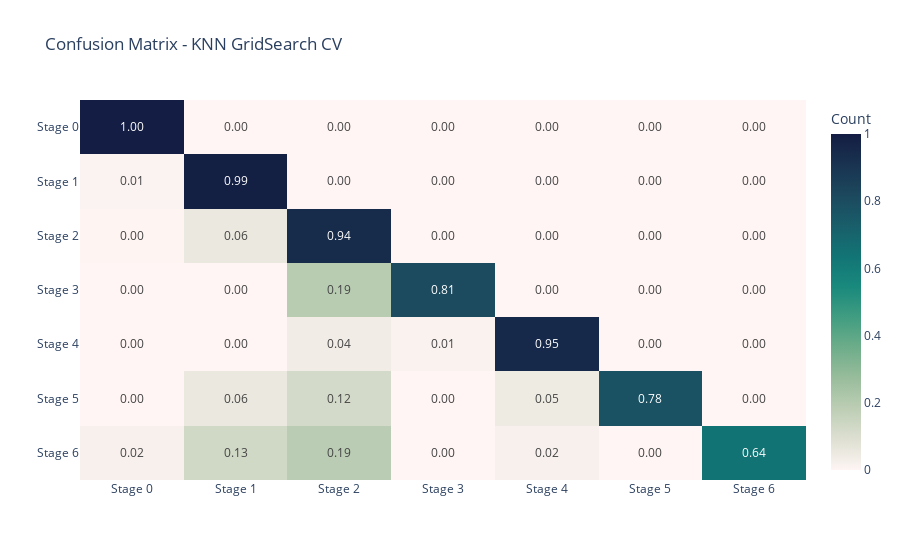

This figure's notebook cell:
### Code cell
cm = confusion_matrix(target_true, target_pred)
cm_percent = cm.astype("float") / cm.sum(axis=1)[:, np.newaxis]

# Custom labels
labels = [f"Stage {i}" for i in range(7)]

# Create a heatmap using Plotly
fig = px.imshow(
    cm_percent,
    text_auto=".2f",
    aspect="auto",
    title="Confusion Matrix - KNN GridSearch CV",
    labels=dict(color="Count"),
    x=labels,
    y=labels,
    color_continuous_scale=px.colors.sequential.tempo,
)

fig.show()

### Figure 1 — Plotly figure (JSON) as saved in the notebook; plotly's stock layout.template omitted (floating-point values rounded to 4 significant figures)
{"data": [{"coloraxis": "coloraxis", "hovertemplate": "x: %{x}<br>y: %{y}<br>Count: %{z}<extra></extra>", "name": "0", "texttemplate": "%{z:.2f}", "type": "heatmap", "x": ["Stage 0", "Stage 1", "Stage 2", "Stage 3", "Stage 4", "Stage 5", "Stage 6"], "xaxis": "x", "y": ["Stage 0", "Stage 1", "Stage 2", "Stage 3", "Stage 4", "Stage 5", "Stage 6"], "yaxis": "y", "z": [[1, 0, 0, 0, 0, 0, 0], [0.008449, 0.9916, 0, 0, 0, 0, 0], [0.001392, 0.05627, 0.9423, 0, 0, 0, 0], [0, 0, 0.194, 0.806, 0, 0, 0], [0.0007062, 0.0007062, 0.03625, 0.01365, 0.9487, 0, 0], [0, 0.05682, 0.1193, 0, 0.04545, 0.7784, 0], [0.02, 0.13, 0.19, 0, 0.02, 0, 0.64]]}], "layout": {"coloraxis": {"colorbar": {"title": {"text": "Count"}}, "colorscale": [[0, "rgb(254, 245, 244)"], [0.09091, "rgb(222, 224, 210)"], [0.1818, "rgb(189, 206, 181)"], [0.2727, "rgb(153, 189, 156)"], [0.3636, "rgb(110, 173, 138)"], [0.4545, "rgb(65, 157, 129)"], [0.5455, "rgb(25, 137, 125)"], [0.6364, "rgb(18, 116, 117)"], [0.7273, "rgb(25, 94, 106)"], [0.8182, "rgb(28, 72, 93)"], [0.9091, "rgb(25, 51, 80)"], [1, "rgb(20, 29, 67)"]]}, "title": {"text": "Confusion Matrix - KNN GridSearch CV"}, "xaxis": {"anchor": "y", "domain": [0, 1]}, "yaxis": {"anchor": "x", "autorange": "reversed", "domain": [0, 1]}}}
